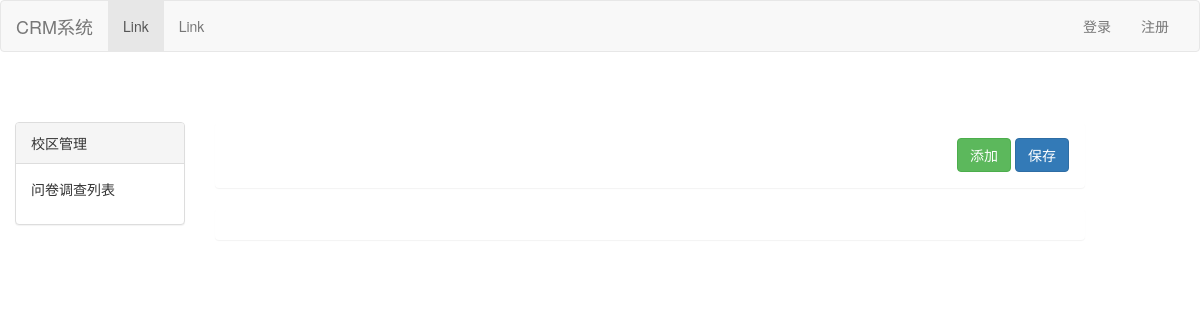
Before: /question/8/ with the older database file.
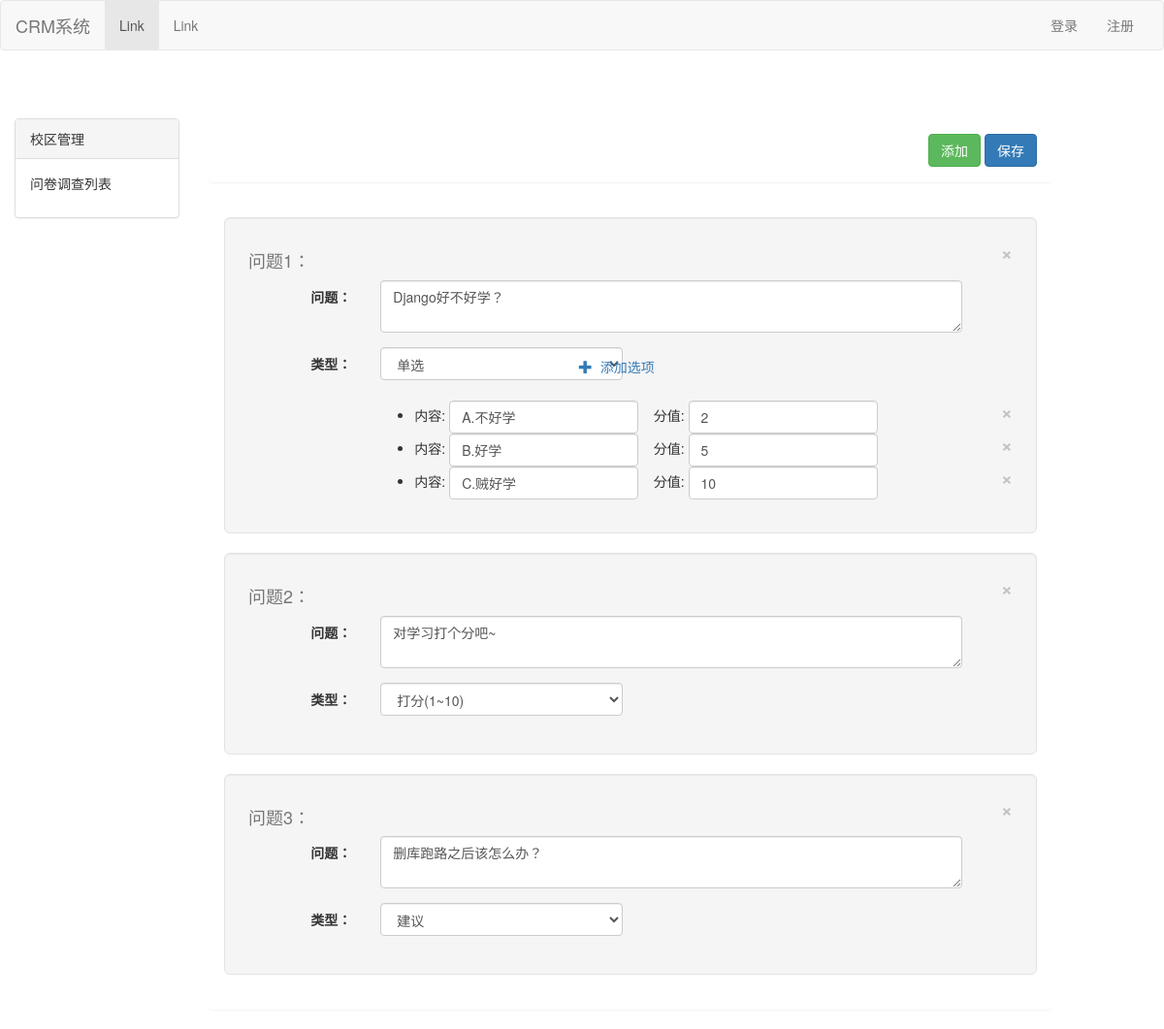
After: the same page with the newer database file.
### app01/models.py (models this page shows, shortened)
class Question(models.Model):
    caption = models.CharField(max_length=64, verbose_name='问题内容')
    question_types = (
        (1, '打分'),
        (2, '单选'),
        (3, 'c'),
    )
    tp = models.IntegerField(choices=question_types)
    naire = models.ForeignKey(to=Questionnaire, default=1)
    class Meta:
        verbose_name_plural = '问题表'

class Option(models.Model):
    name = models.CharField(verbose_name='选项名称', max_length=32)
    score = models.IntegerField(verbose_name='选项对应的分值')
    qs = models.ForeignKey(to='Question', verbose_name='管理问题')
    class Meta:
        verbose_name_plural = '单选题选项'

### app01/views.py (the view)
# urls.py: url(r'^question/(\d+)/$', views.question),
def question(request, nid):
    que_list = models.Question.objects.filter(naire_id=nid)
    types = {1: '打分(1~10)', 2: '单选', 3: '建议'}
    return render(request, 'que_list.html', {'que_list': que_list, 'types': types, 'naire_id': nid})

### templates/que_list.html (shortened to what the changed rows need)
{% extends 'index.html' %}
{% block link %}
    <link rel="stylesheet" href="/static/css/addQuestion.css">
{% endblock %}
{% block Content %}
    <div class="panel ">
        <div class="panel-body">
        </div>
    </div>
    <div class="panel">
        <div class="panel-body" id="Questions">
            <form class="form-horizontal">
                {% for que in que_list %}
                    <div class="well well-lg">
                        <button type="button" class="close" data-dismiss="modal" aria-label="Close"
                                onclick="functiondel(this)">
                            <span aria-hidden="true">&times;</span>
                        </button>
                        <h4 style="color:#777">问题{{ forloop.counter }}：</h4>
                        <div class="form-group">
                            <label for="inputPassword" class="col-sm-2 col-md-2 control-label">问题：</label>
                            <div class="col-md-3">
                                <textarea name="" id="" cols="5" rows="2" class="form-control"
                                          style="width: 600px">{{ que.caption }}</textarea>
                            </div>
                        </div>
                        <div class="form-group">
                            <label for="inputPassword" class="col-sm-2 col-md-2 control-label">类型：</label>
                            <div class="col-md-3">
                                <select name="type_id" class="form-control types" style="width: 250px"
                                        onchange="selectchange(this)">
                                    {% for type,value in types.items %}
                                        {% if type == que.tp %}
                                            <option value="{{ type }}" selected>{{ value }}</option>
                                        {% else %}
                                            <option value="{{ type }}">{{ value }}</option>
                                        {% endif %}
                                    {% endfor %}
                                </select>
                            </div>
                            {% if que.tp == 2 %}
                                <ul class="nav col-md-2 col-sm-2 addoption" >
                                    <li role="presentation" class="active addSelect"  onclick="addSelectfunc(this)">
                                        <a><span class="glyphicon glyphicon-plus "
                                                 aria-hidden="true"></span>&nbsp;&nbsp;添加选项</a>
                                    </li>
                                </ul>
                            {% endif %}
                        </div>
                        {% if que.tp == 2 %}
                            <div class="col-md-offset-2 col-sm-offset-2">
                                <ul class="form-inline ">
                                    {% for option in que.option_set.all %}
                                        <li>
                                            内容:
                                            <input type="text" class="form-control" value="{{ option.name }}">
                                            &nbsp; &nbsp;分值:
                                            <input type="text" class="form-control" value="{{ option.score }}">
                                            <button type="button" class="close" data-dismiss="modal" aria-label="Close"
                                                    onclick="functiondel(this)">
                                                <span aria-hidden="true">&times;</span>
                                            </button>
                                        </li>
                                    {% endfor %}
                                </ul>
                            </div>
                        {% else %}
                            <div class="col-md-offset-2 col-sm-offset-2">
                                <ul class="form-inline " id="addop">
                                </ul>
                            </div>
                        {% endif %}
                    </div>
                {% endfor %}
            </form>
        </div>
    </div>
{% endblock %}

Changed rows visible on the page:
added Question: caption "Django好不好学？", type_id "单选", shows "添加选项"
added Option: name "A.不好学", score "2"
added Option: name "B.好学", score "5"
added Option: name "C.贼好学", score "10"
added Question: caption "对学习打个分吧~", type_id "打分(1~10)"
added Question: caption "删库跑路之后该怎么办？", type_id "建议"
